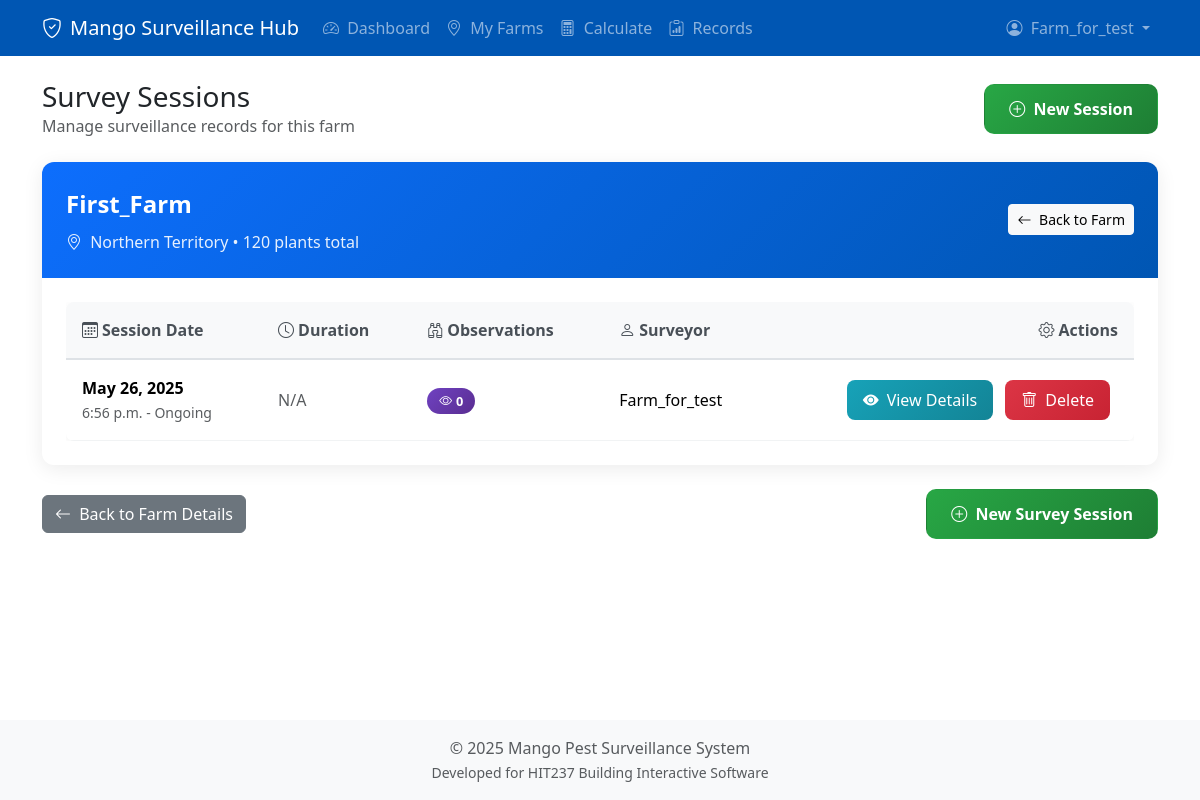
The page /farms/1/sessions/ (signed in) on the database as committed earlier.
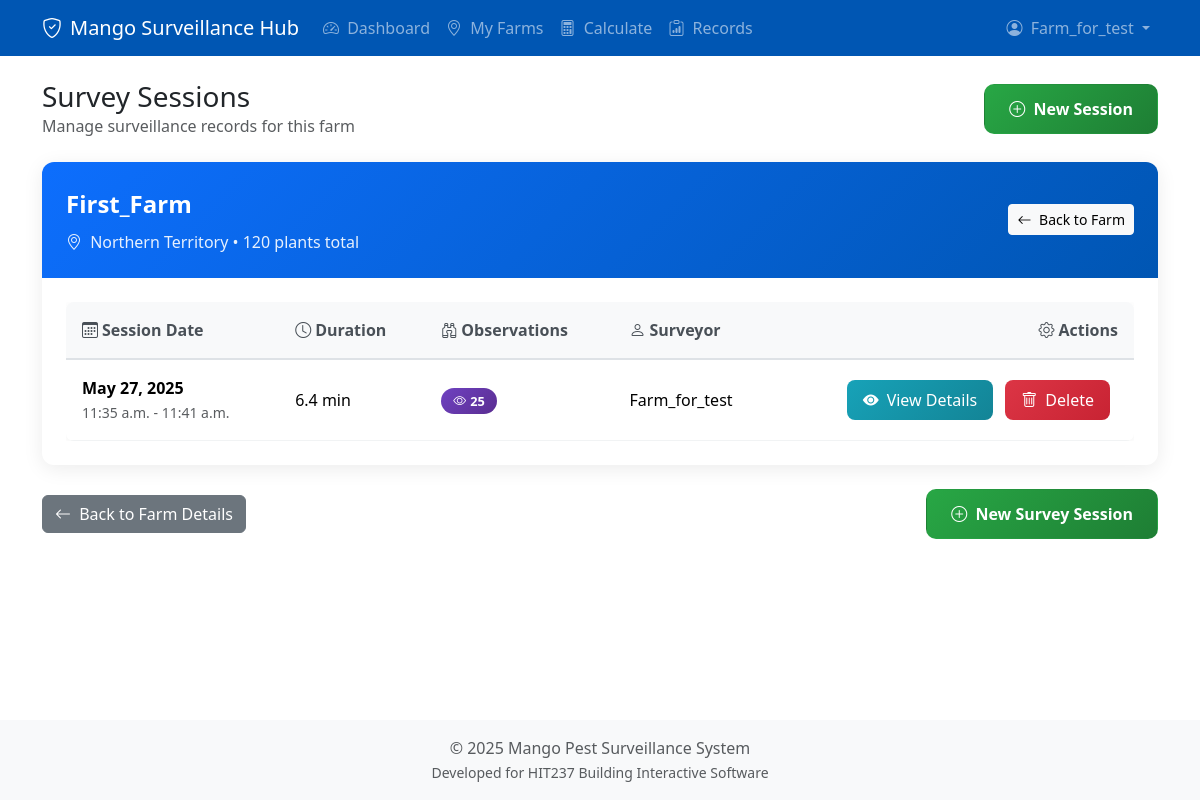
The same page on the database as committed later.
### core/models.py (models this page shows, shortened)
class Farm(models.Model):
    owner = models.ForeignKey(Grower, on_delete=models.CASCADE, related_name='farms', db_index=True)
    name = models.CharField(max_length=100, db_index=True)
    region = models.ForeignKey(Region, on_delete=models.SET_NULL, null=True, blank=True, related_name='farms')
    size_hectares = models.DecimalField(max_digits=10, decimal_places=2, null=True, blank=True)
    stocking_rate = models.IntegerField(null=True, blank=True)
    plant_type = models.ForeignKey(PlantType, on_delete=models.SET_NULL, null=True, blank=True, related_name='farms')
    geoscape_address_id = models.CharField(max_length=50, blank=True, null=True, unique=True, db_index=True)
    formatted_address = models.CharField(max_length=500, blank=True, null=True)
    boundary = models.JSONField(null=True, blank=True)
    class Meta:
        ordering = ['name']
        indexes = [
            models.Index(fields=['name']),
            models.Index(fields=['owner']),
            models.Index(fields=['plant_type']),
            models.Index(fields=['region']),
            models.Index(fields=['geoscape_address_id']),
        ]
    def total_plants(self):
        if self.size_hectares is None or self.stocking_rate is None:
            return None
        return int(float(self.size_hectares) * self.stocking_rate)

class Region(models.Model):
    name = models.CharField(max_length=100, unique=True)
    climate_zone = models.CharField(max_length=50, blank=True, null=True)
    state_abbreviation = models.CharField(
        max_length=3,
        blank=True,
        null=True,
        help_text="State/Territory abbreviation (e.g., NT, QLD, WA)"
    )

class SurveySession(models.Model):
    farm = models.ForeignKey(Farm, on_delete=models.CASCADE, related_name='survey_sessions', db_index=True)
    surveyor = models.ForeignKey(User, on_delete=models.CASCADE, related_name='survey_sessions', db_index=True)
    start_time = models.DateTimeField(default=timezone.now, db_index=True)
    end_time = models.DateTimeField(null=True, blank=True)
    status = models.CharField(max_length=20, choices=SURVEY_STATUS_CHOICES, default='in_progress', db_index=True)
    target_plants_surveyed = models.PositiveIntegerField(null=True, blank=True)
    session_id = models.UUIDField(default=uuid.uuid4, editable=False, unique=True, db_index=True)
    objects = SurveySessionManager()
    class Meta:
        ordering = ['-start_time']
        verbose_name = "Survey Session"
        verbose_name_plural = "Survey Sessions"
        indexes = [
            models.Index(fields=['status']),
            models.Index(fields=['farm', 'status']),
            models.Index(fields=['surveyor', '-start_time']),
        ]
    def duration(self):
        if self.status not in ['completed', 'abandoned']:
            return None
        if not self.end_time:
            return None
        try:
            start = self.start_time
            end = self.end_time
            delta = end - start
            duration_minutes = delta.total_seconds() / 60
            if duration_minutes < 0:
                logger.warning(f"Session {self.session_id}: Negative duration detected. Start: {start}, End: {end}")
                return None
            elif duration_minutes > 1440:  # More than 24 hours
                logger.warning(f"Session {self.session_id}: Unrealistic duration detected: {duration_minutes} minutes")
                return None
            return round(duration_minutes, 1)
        except Exception as e:
            logger.error(f"Session {self.session_id}: Error calculating duration: {e}")
            return None

### core/views.py (the view)
# urls.py: path('farms/<int:farm_id>/sessions/', views.survey_session_list_view, name='survey_session_list'),
@login_required
def survey_session_list_view(request, farm_id):
    farm = get_object_or_404(Farm, id=farm_id, owner=request.user.grower_profile)
    sessions = SurveySession.objects.filter(farm=farm).annotate(
        observation_count=Count('observations', filter=models.Q(observations__status='completed'))
    ).order_by('-start_time')
    context = {
        'farm': farm,
        'sessions': sessions,
    }
    return render(request, 'core/survey_session_list.html', context)

### core/templates/core/survey_session_list.html (shortened to what this page needs)
{% extends 'core/base.html' %}
{% block content %}
<div class="d-flex justify-content-between align-items-center mb-4">
    <div>
        <h3 class="mb-0">Survey Sessions</h3>
        <p class="text-muted mb-0">Manage surveillance records for this farm</p>
    </div>
    <a href="{% url 'core:start_survey_session' farm.id %}" class="btn btn-new-session">
        <i class="bi bi-plus-circle me-1"></i> New Session
    </a>
</div>
<div class="sessions-card">
    <div class="farm-info-header">
        <div class="d-flex justify-content-between align-items-center">
            <div>
                <div class="farm-title">{{ farm.name }}</div>
                <div class="farm-subtitle">
                    <i class="bi bi-geo-alt me-1"></i>
                    {{ farm.region.name|default:"No region set" }} •
                    {{ farm.total_plants|default:"?" }} plants total
                </div>
            </div>
            <div class="text-end">
                <a href="{% url 'core:farm_detail' farm.id %}" class="btn btn-light btn-sm">
                    <i class="bi bi-arrow-left me-1"></i> Back to Farm
                </a>
            </div>
        </div>
    </div>
    <div class="card-body p-0">
        {% if sessions %}
            <div class="d-none d-md-block p-4">
                <div class="table-responsive">
                    <table class="table sessions-table mb-0">
                        <thead>
                            <tr>
                                <th><i class="bi bi-calendar3 me-1"></i>Session Date</th>
                                <th><i class="bi bi-clock me-1"></i>Duration</th>
                                <th><i class="bi bi-binoculars me-1"></i>Observations</th>
                                <th><i class="bi bi-person me-1"></i>Surveyor</th>
                                <th class="text-end"><i class="bi bi-gear me-1"></i>Actions</th>
                            </tr>
                        </thead>
                        <tbody>
                            {% for session in sessions %}
                                <tr>
                                    <td>
                                        <div class="fw-bold">{{ session.start_time|date:"M j, Y" }}</div>
                                        <small class="text-muted">{{ session.start_time|date:"P" }} - {{ session.end_time|date:"P"|default:"Ongoing" }}</small>
                                    </td>
                                    <td>
                                        {% if session.duration %}
                                            <span class="fw-medium">{{ session.duration }} min</span>
                                        {% else %}
                                            <span class="text-muted">N/A</span>
                                        {% endif %}
                                    </td>
                                    <td>
                                        <span class="obs-count-badge">
                                            <i class="bi bi-eye me-1"></i>{{ session.observation_count }}
                                        </span>
                                    </td>
                                    <td>{{ session.surveyor.username }}</td>
                                    <td class="text-end">
                                        <a href="{% url 'core:survey_session_detail' session.session_id %}" class="action-btn btn-view">
                                            <i class="bi bi-eye-fill"></i> View Details
                                        </a>
                                        <button type="button" class="action-btn btn-delete"
                                                data-bs-toggle="modal" data-bs-target="#deleteModal"
                                                data-session-id="{{ session.session_id }}"
                                                data-session-date="{{ session.start_time|date:'M j, Y' }}">
                                            <i class="bi bi-trash"></i> Delete
                                        </button>
                                    </td>
                                </tr>
                            {% endfor %}
                        </tbody>
                    </table>
                </div>
            </div>
        {% endif %}
    </div>
</div>
<div class="d-flex justify-content-between align-items-center mt-4">
    <a href="{% url 'core:farm_detail' farm.id %}" class="btn btn-secondary">
        <i class="bi bi-arrow-left me-1"></i> Back to Farm Details
    </a>
    <a href="{% url 'core:start_survey_session' farm.id %}" class="btn btn-new-session">
        <i class="bi bi-plus-circle me-1"></i> New Survey Session
    </a>
</div>
{% endblock %}

### core/templates/core/base.html (shortened to what this page needs)
<!DOCTYPE html>
<html lang="en">
<head>
    <link href="https://cdn.jsdelivr.net/npm/bootstrap@5.3.3/dist/css/bootstrap.min.css" rel="stylesheet">
    <link rel="stylesheet" href="https://cdn.jsdelivr.net/npm/bootstrap-icons@1.11.3/font/bootstrap-icons.min.css">
</head>
<body class="d-flex flex-column min-vh-100">
    <nav class="navbar navbar-expand-lg navbar-dark fixed-top" style="background-color: var(--primary-color);">
        <div class="container">
            <a class="navbar-brand d-flex align-items-center" href="{% url 'core:dashboard' %}">
                <i class="bi bi-shield-check me-2"></i>
                Mango Surveillance Hub
            </a>
            <div class="collapse navbar-collapse" id="navbarNav">
                {% if user.is_authenticated %}
                <ul class="navbar-nav me-auto mb-2 mb-lg-0">
                    <li class="nav-item">
                        <a class="nav-link {% if request.resolver_match.url_name == 'dashboard' %}active{% endif %}" href="{% url 'core:dashboard' %}">
                            <i class="bi bi-speedometer2 me-1"></i> Dashboard
                        </a>
                    </li>
                    <li class="nav-item">
                        <a class="nav-link {% if request.resolver_match.url_name == 'myfarms' %}active{% endif %}" href="{% url 'core:myfarms' %}">
                            <i class="bi bi-geo-alt me-1"></i> My Farms
                        </a>
                    </li>
                    <li class="nav-item">
                        <a class="nav-link {% if request.resolver_match.url_name == 'calculator' %}active{% endif %}" href="{% url 'core:calculator' %}">
                            <i class="bi bi-calculator me-1"></i> Calculate
                        </a>
                    </li>
                    <li class="nav-item">
                        <a class="nav-link {% if request.resolver_match.url_name == 'record_list' %}active{% endif %}" href="{% url 'core:record_list' %}">
                            <i class="bi bi-clipboard-data me-1"></i> Records
                        </a>
                    </li>
                </ul>
                <ul class="navbar-nav ms-auto mb-2 mb-lg-0">
                    <li class="nav-item dropdown">
                        <a class="nav-link dropdown-toggle" href="#" id="navbarDropdownAccount" role="button" data-bs-toggle="dropdown" aria-expanded="false">
                            <i class="bi bi-person-circle me-1"></i> {{ user.username }}
                        </a>
                    </li>
                </ul>
                {% endif %}
            </div>
        </div>
    </nav>
    <div class="container my-4">
        <main>
            {% block content %}
            {% endblock %}
        </main>
    </div>
    <footer class="mt-auto py-3 bg-light text-center">
        <div class="container">
            <span class="text-muted">© {% now "Y" %} Mango Pest Surveillance System</span><br>
            <small class="text-muted">Developed for HIT237 Building Interactive Software</small>
        </div>
    </footer>
</body>
</html>

### core/templates/core/base.html (style rules this page uses)
body { padding-top: 56px; }
:root { --primary-color: #0056b3; --secondary-color: #198754; --accent-color: #fd7e14; --light-bg: #f8f9fa; --card-border: #e9ecef; --card-shadow: 0 0.125rem 0.25rem rgba(0, 0, 0, 0.075); --card-shadow-hover: 0 0.5rem 1rem rgba(0, 0, 0, 0.15); }

### core/templates/core/survey_session_list.html (style rules this page uses)
.sessions-card { border-radius: 12px; border: none; box-shadow: 0 4px 20px rgba(0,0,0,0.08); transition: all 0.3s ease; margin-bottom: 1.5rem; }
.farm-info-header { background: linear-gradient(135deg, #0d6efd, #0056b3); color: white; border-radius: 12px 12px 0 0; padding: 1.5rem; }
.farm-title { font-size: 1.5rem; font-weight: 700; margin-bottom: 0.5rem; }
.farm-subtitle { opacity: 0.9; font-size: 1rem; }
.sessions-table { border-radius: 8px; overflow: hidden; background: white; box-shadow: 0 2px 10px rgba(0,0,0,0.05); }
.sessions-table th { background-color: #f8f9fa; border-bottom: 2px solid #dee2e6; color: #495057; font-weight: 600; padding: 1rem; }
.sessions-table td { padding: 1rem; vertical-align: middle; border-bottom: 1px solid #f1f3f4; }
.action-btn { border-radius: 8px; padding: 0.5rem 1rem; font-weight: 500; transition: all 0.2s ease; border: none; text-decoration: none; display: inline-flex; align-items: center; gap: 0.5rem; margin-right: 0.5rem; }
.btn-view { background: linear-gradient(135deg, #17a2b8, #138496); color: white; }
.btn-delete { background: linear-gradient(135deg, #dc3545, #c82333); color: white; }
.btn-new-session { background: linear-gradient(135deg, #28a745, #1e7e34); color: white; padding: 0.75rem 1.5rem; font-weight: 600; border-radius: 10px; }
.obs-count-badge { background: linear-gradient(135deg, #6f42c1, #5a2d91); color: white; padding: 0.25rem 0.75rem; border-radius: 15px; font-size: 0.8rem; font-weight: 600; }

Rows that differ between the two databases and show on the page:
removed SurveySession: start_time "May 26, 2025", start_time "6:56 p.m.", end_time "Ongoing", status "N/A", observation_count "0", surveyor.username "Farm_for_test"
added SurveySession: start_time "May 27, 2025", start_time "11:35 a.m.", end_time "11:41 a.m.", duration "6.4", observation_count "25", surveyor.username "Farm_for_test"
